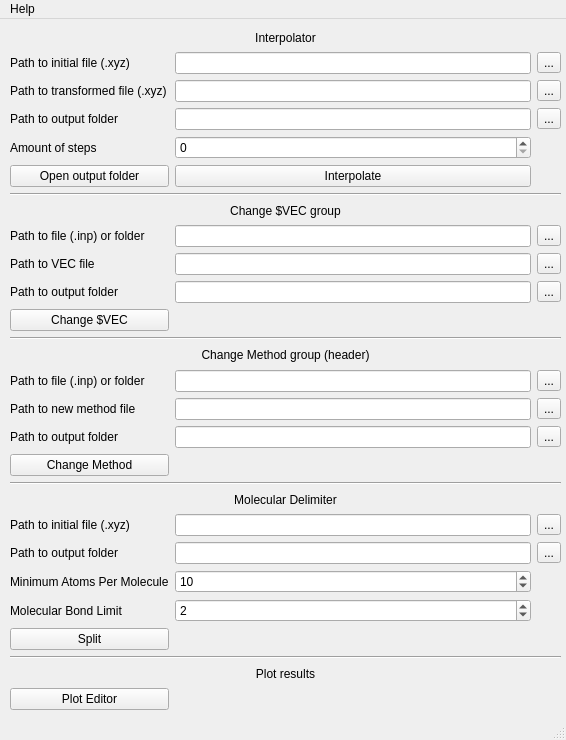
<?xml version="1.0" encoding="UTF-8"?>
<ui version="4.0">
 <class>MainWindow</class>
 <widget class="QMainWindow" name="MainWindow">
  <property name="geometry">
   <rect>
    <x>0</x>
    <y>0</y>
    <width>566</width>
    <height>740</height>
   </rect>
  </property>
  <property name="windowTitle">
   <string>MainWindow</string>
  </property>
  <widget class="QWidget" name="centralwidget">
   <widget class="QWidget" name="">
    <property name="geometry">
     <rect>
      <x>10</x>
      <y>10</y>
      <width>551</width>
      <height>681</height>
     </rect>
    </property>
    <layout class="QGridLayout" name="gridLayout">
     <item row="8" column="0">
      <widget class="QLabel" name="label_5">
       <property name="text">
        <string>Path to file (.inp) or folder</string>
       </property>
      </widget>
     </item>
     <item row="8" column="1">
      <widget class="QLineEdit" name="vecInputFileEdit">
       <property name="enabled">
        <bool>true</bool>
       </property>
       <property name="readOnly">
        <bool>true</bool>
       </property>
      </widget>
     </item>
     <item row="8" column="2">
      <widget class="QToolButton" name="vecInputFileButton">
       <property name="text">
        <string>...</string>
       </property>
      </widget>
     </item>
     <item row="9" column="1">
      <widget class="QLineEdit" name="vecVecFileEdit">
       <property name="enabled">
        <bool>true</bool>
       </property>
       <property name="readOnly">
        <bool>true</bool>
       </property>
      </widget>
     </item>
     <item row="9" column="0">
      <widget class="QLabel" name="label_6">
       <property name="text">
        <string>Path to VEC file</string>
       </property>
      </widget>
     </item>
     <item row="16" column="2">
      <widget class="QToolButton" name="methodOutputFolderButton">
       <property name="text">
        <string>...</string>
       </property>
      </widget>
     </item>
     <item row="10" column="0">
      <widget class="QLabel" name="label_15">
       <property name="text">
        <string>Path to output folder</string>
       </property>
      </widget>
     </item>
     <item row="10" column="2">
      <widget class="QToolButton" name="vecOutputFolderButton">
       <property name="text">
        <string>...</string>
       </property>
      </widget>
     </item>
     <item row="15" column="0">
      <widget class="QLabel" name="label_8">
       <property name="text">
        <string>Path to new method file</string>
       </property>
      </widget>
     </item>
     <item row="15" column="1">
      <widget class="QLineEdit" name="methodMethodFileEdit">
       <property name="enabled">
        <bool>true</bool>
       </property>
       <property name="readOnly">
        <bool>true</bool>
       </property>
      </widget>
     </item>
     <item row="18" column="0" colspan="3">
      <widget class="Line" name="line_2">
       <property name="orientation">
        <enum>Qt::Horizontal</enum>
       </property>
      </widget>
     </item>
     <item row="16" column="1">
      <widget class="QLineEdit" name="methodOutputFolderEdit">
       <property name="enabled">
        <bool>true</bool>
       </property>
       <property name="readOnly">
        <bool>true</bool>
       </property>
      </widget>
     </item>
     <item row="19" column="0" colspan="3">
      <widget class="QLabel" name="label_18">
       <property name="text">
        <string>Molecular Delimiter</string>
       </property>
       <property name="alignment">
        <set>Qt::AlignCenter</set>
       </property>
      </widget>
     </item>
     <item row="20" column="2">
      <widget class="QToolButton" name="delimiterXyzFileButton">
       <property name="text">
        <string>...</string>
       </property>
      </widget>
     </item>
     <item row="21" column="0">
      <widget class="QLabel" name="label_14">
       <property name="text">
        <string>Path to output folder</string>
       </property>
      </widget>
     </item>
     <item row="21" column="1">
      <widget class="QLineEdit" name="delimiterOutputFolderEdit">
       <property name="enabled">
        <bool>true</bool>
       </property>
       <property name="readOnly">
        <bool>true</bool>
       </property>
      </widget>
     </item>
     <item row="21" column="2">
      <widget class="QToolButton" name="delimiterOutputFolderButton">
       <property name="text">
        <string>...</string>
       </property>
      </widget>
     </item>
     <item row="22" column="0">
      <widget class="QLabel" name="label_24">
       <property name="text">
        <string>Minimum Atoms Per Molecule</string>
       </property>
      </widget>
     </item>
     <item row="9" column="2">
      <widget class="QToolButton" name="vecVecFileButton">
       <property name="text">
        <string>...</string>
       </property>
      </widget>
     </item>
     <item row="10" column="1">
      <widget class="QLineEdit" name="vecOutputFolderEdit">
       <property name="enabled">
        <bool>true</bool>
       </property>
       <property name="readOnly">
        <bool>true</bool>
       </property>
      </widget>
     </item>
     <item row="12" column="0" colspan="3">
      <widget class="Line" name="line_3">
       <property name="orientation">
        <enum>Qt::Horizontal</enum>
       </property>
      </widget>
     </item>
     <item row="13" column="0" colspan="3">
      <widget class="QLabel" name="label_2">
       <property name="text">
        <string>Change Method group (header)</string>
       </property>
       <property name="alignment">
        <set>Qt::AlignCenter</set>
       </property>
      </widget>
     </item>
     <item row="14" column="0">
      <widget class="QLabel" name="label_7">
       <property name="text">
        <string>Path to file (.inp) or folder</string>
       </property>
      </widget>
     </item>
     <item row="14" column="1">
      <widget class="QLineEdit" name="methodInputFileEdit">
       <property name="enabled">
        <bool>true</bool>
       </property>
       <property name="readOnly">
        <bool>true</bool>
       </property>
      </widget>
     </item>
     <item row="11" column="0">
      <widget class="QPushButton" name="vecChangeVecButton">
       <property name="text">
        <string>Change $VEC</string>
       </property>
      </widget>
     </item>
     <item row="14" column="2">
      <widget class="QToolButton" name="methodInputFileButton">
       <property name="text">
        <string>...</string>
       </property>
      </widget>
     </item>
     <item row="15" column="2">
      <widget class="QToolButton" name="methodMethodFileButton">
       <property name="text">
        <string>...</string>
       </property>
      </widget>
     </item>
     <item row="16" column="0">
      <widget class="QLabel" name="label_16">
       <property name="text">
        <string>Path to output folder</string>
       </property>
      </widget>
     </item>
     <item row="17" column="0">
      <widget class="QPushButton" name="methodChangeMethodButton">
       <property name="text">
        <string>Change Method</string>
       </property>
      </widget>
     </item>
     <item row="20" column="0">
      <widget class="QLabel" name="label_19">
       <property name="text">
        <string>Path to initial file (.xyz)</string>
       </property>
      </widget>
     </item>
     <item row="20" column="1">
      <widget class="QLineEdit" name="delimiterXyzFileEdit">
       <property name="enabled">
        <bool>true</bool>
       </property>
       <property name="readOnly">
        <bool>true</bool>
       </property>
      </widget>
     </item>
     <item row="0" column="0" colspan="3">
      <widget class="QLabel" name="label_3">
       <property name="text">
        <string>Interpolator</string>
       </property>
       <property name="alignment">
        <set>Qt::AlignCenter</set>
       </property>
      </widget>
     </item>
     <item row="1" column="0">
      <widget class="QLabel" name="label_10">
       <property name="text">
        <string>Path to initial file (.xyz)</string>
       </property>
      </widget>
     </item>
     <item row="1" column="1">
      <widget class="QLineEdit" name="interpolationInitialFileEdit">
       <property name="enabled">
        <bool>true</bool>
       </property>
       <property name="readOnly">
        <bool>true</bool>
       </property>
      </widget>
     </item>
     <item row="1" column="2">
      <widget class="QToolButton" name="interpolationInitialFileButton">
       <property name="text">
        <string>...</string>
       </property>
      </widget>
     </item>
     <item row="5" column="0">
      <widget class="QPushButton" name="interpolatorOpenFolderButton">
       <property name="text">
        <string>Open output folder</string>
       </property>
      </widget>
     </item>
     <item row="2" column="2">
      <widget class="QToolButton" name="interpolationTransformedFileButton">
       <property name="text">
        <string>...</string>
       </property>
      </widget>
     </item>
     <item row="7" column="0" colspan="3">
      <widget class="QLabel" name="label">
       <property name="text">
        <string>Change $VEC group</string>
       </property>
       <property name="alignment">
        <set>Qt::AlignCenter</set>
       </property>
      </widget>
     </item>
     <item row="3" column="1">
      <widget class="QLineEdit" name="interpolationOutputFolderEdit">
       <property name="enabled">
        <bool>true</bool>
       </property>
       <property name="readOnly">
        <bool>true</bool>
       </property>
      </widget>
     </item>
     <item row="5" column="1">
      <widget class="QPushButton" name="interpolationRunButton">
       <property name="text">
        <string>Interpolate</string>
       </property>
      </widget>
     </item>
     <item row="6" column="0" colspan="3">
      <widget class="Line" name="line_4">
       <property name="orientation">
        <enum>Qt::Horizontal</enum>
       </property>
      </widget>
     </item>
     <item row="2" column="1">
      <widget class="QLineEdit" name="interpolationTransformedFileEdit">
       <property name="enabled">
        <bool>true</bool>
       </property>
       <property name="readOnly">
        <bool>true</bool>
       </property>
      </widget>
     </item>
     <item row="3" column="2">
      <widget class="QToolButton" name="interpolationOutputFolderButton">
       <property name="text">
        <string>...</string>
       </property>
      </widget>
     </item>
     <item row="2" column="0">
      <widget class="QLabel" name="label_11">
       <property name="text">
        <string>Path to transformed file (.xyz)</string>
       </property>
      </widget>
     </item>
     <item row="4" column="0">
      <widget class="QLabel" name="label_13">
       <property name="text">
        <string>Amount of steps</string>
       </property>
       <property name="alignment">
        <set>Qt::AlignLeading|Qt::AlignLeft|Qt::AlignVCenter</set>
       </property>
      </widget>
     </item>
     <item row="3" column="0">
      <widget class="QLabel" name="label_12">
       <property name="text">
        <string>Path to output folder</string>
       </property>
      </widget>
     </item>
     <item row="4" column="1">
      <widget class="QSpinBox" name="interpolationStepsAmountBox">
       <property name="maximum">
        <number>99999</number>
       </property>
      </widget>
     </item>
     <item row="23" column="1">
      <widget class="QSpinBox" name="delimiterBondAtomsBox">
       <property name="value">
        <number>2</number>
       </property>
      </widget>
     </item>
     <item row="24" column="0">
      <widget class="QPushButton" name="delimiterSplitButton">
       <property name="text">
        <string>Split</string>
       </property>
      </widget>
     </item>
     <item row="23" column="0">
      <widget class="QLabel" name="label_23">
       <property name="text">
        <string>Molecular Bond Limit</string>
       </property>
      </widget>
     </item>
     <item row="25" column="0" colspan="3">
      <widget class="Line" name="line">
       <property name="orientation">
        <enum>Qt::Horizontal</enum>
       </property>
      </widget>
     </item>
     <item row="22" column="1">
      <widget class="QSpinBox" name="delimiterMinAtomsBox">
       <property name="maximumSize">
        <size>
         <width>366</width>
         <height>16777215</height>
        </size>
       </property>
       <property name="value">
        <number>10</number>
       </property>
      </widget>
     </item>
     <item row="27" column="0">
      <widget class="QPushButton" name="plotRunEditorButton">
       <property name="text">
        <string>Plot Editor</string>
       </property>
      </widget>
     </item>
     <item row="26" column="0" colspan="3">
      <widget class="QLabel" name="label_4">
       <property name="text">
        <string>Plot results</string>
       </property>
       <property name="alignment">
        <set>Qt::AlignCenter</set>
       </property>
      </widget>
     </item>
    </layout>
   </widget>
  </widget>
  <widget class="QStatusBar" name="statusBar"/>
  <widget class="QMenuBar" name="menuBar">
   <property name="geometry">
    <rect>
     <x>0</x>
     <y>0</y>
     <width>566</width>
     <height>21</height>
    </rect>
   </property>
   <widget class="QMenu" name="helpMenu">
    <property name="title">
     <string>Help</string>
    </property>
    <addaction name="actionAbout"/>
    <addaction name="actionExit"/>
   </widget>
   <addaction name="helpMenu"/>
  </widget>
  <action name="actionAbout">
   <property name="text">
    <string>About</string>
   </property>
  </action>
  <action name="actionExit">
   <property name="text">
    <string>Exit</string>
   </property>
  </action>
 </widget>
 <resources/>
 <connections/>
</ui>
